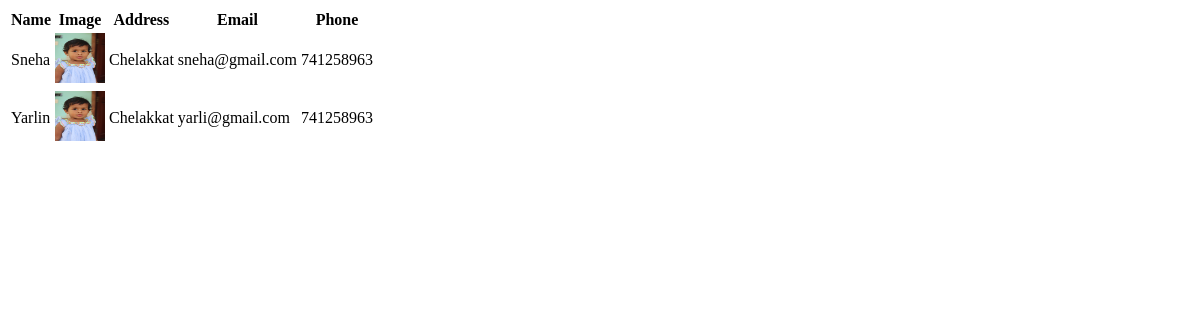
/userdetails, run on an earlier commit of the app's database.
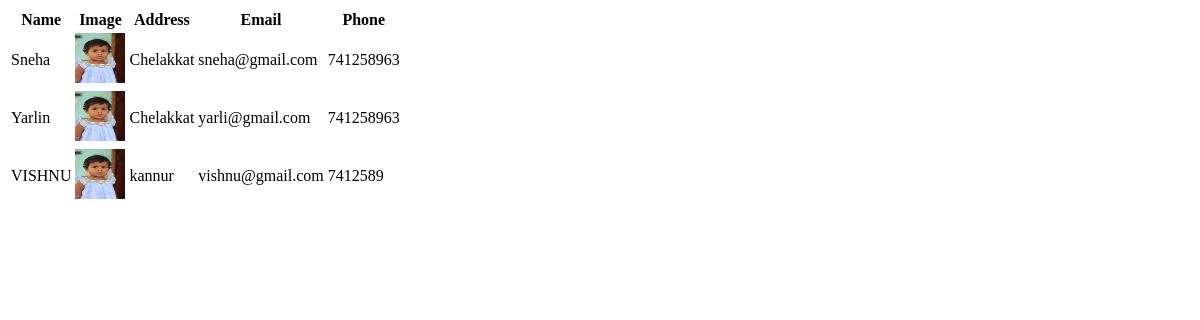
And on a later commit of the database.
### app/models.py (models this page shows, shortened)
class User(models.Model):
    user_id=models.ForeignKey(CustomUser,on_delete=models.CASCADE)
    name=models.CharField(max_length=100)
    image=models.FileField(upload_to='media')
    address=models.CharField(max_length=100)
    email=models.CharField(max_length=100)
    phone=models.IntegerField()

### app/views.py (the view)
# urls.py: path('userdetails',views.userdetails,name='userdetails'),
def userdetails(request):
    data=User.objects.all()
    return render(request,'userdetails.html',{'data':data})

### templates/userdetails.html (shortened to what this page needs)
<!DOCTYPE html>
<html lang="en">
<head>
</head>
<body>
    <table>
        <tr>
            <th>Name</th>
            <th>Image</th>
            <th>Address</th>
            <th>Email</th>
            <th>Phone</th>
            <th></th>
        </tr>
        {% for i in data %}
        <tr>
            <td>{{i.name}}</td>
            <td><img src="{{i.image.url}}" alt="" height="50px" width="50px"></td>
            <td>{{i.address}}</td>
            <td>{{i.email}}</td>
            <td>{{i.phone}}</td>
        </tr>
        {% endfor %}
    </table>
</body>
</html>

What changed in the data, as far as the page shows it:
added User: name "VISHNU", image (picture), address "kannur", email "vishnu@gmail.com", phone "7412589"
